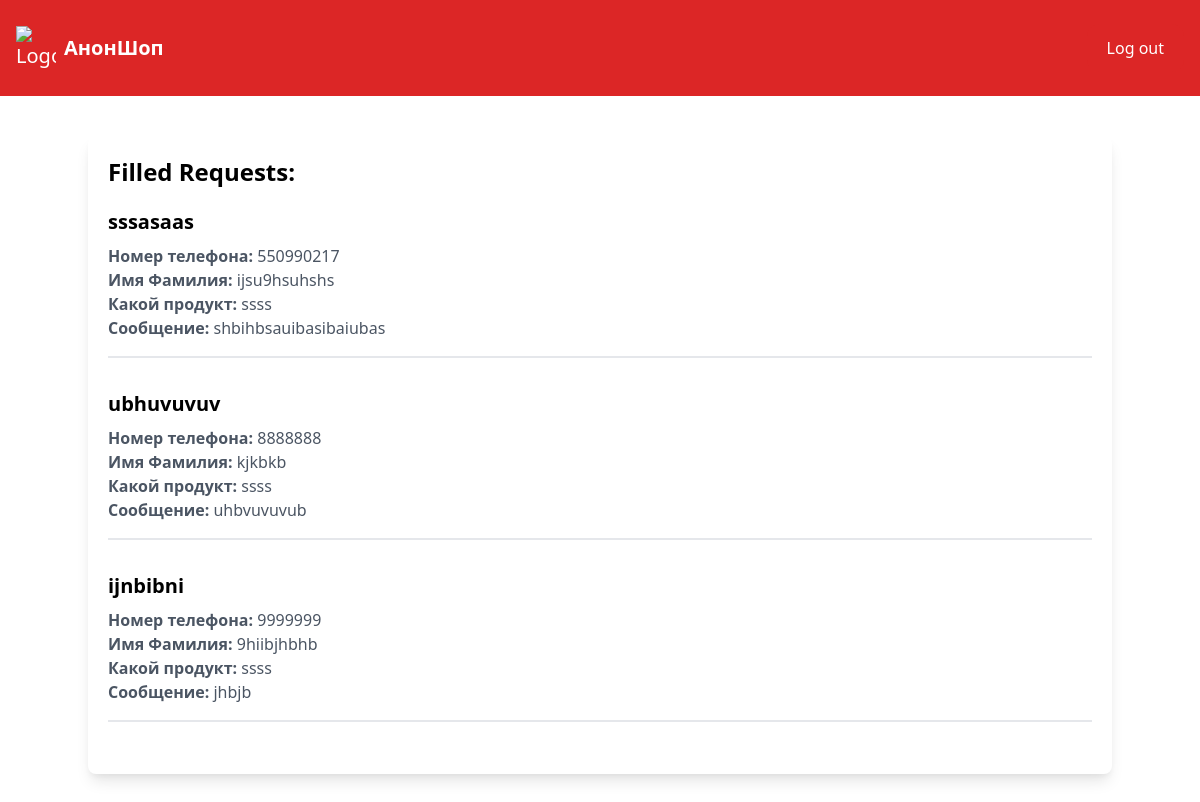
Screenshot of /requestpage/ (signed in) with the database file from the repository.
### core/models.py (models this page shows, shortened)
class Request(models.Model):
    title = models.CharField(blank=True, max_length=255)
    phone_number = models.IntegerField(blank=True)
    userinfo = models.TextField(blank=True)
    item = models.ForeignKey(Post, on_delete=models.CASCADE)
    message = models.TextField(blank=True)

class Post(models.Model):
    id = models.AutoField(primary_key=True)
    image = models.ImageField(upload_to='item_images/', blank=False, default='logo.png')
    name = models.CharField(max_length=255,blank=False)
    description = models.TextField(blank=False, null=False)

### core/views.py (the view)
# urls.py: path('requestpage/', views.requestpage, name='requestpage'),
@login_required
def requestpage(request):
    filled_requests = Request.objects.all()
    return render(request, 'core/requestpage.html', {'filled_requests': filled_requests})

### core/templates/core/requestpage.html (shortened to what this page needs)
{% extends 'core/base.html' %}
{% block content %}
<div class="container mx-auto my-10 p-5 bg-white rounded-lg shadow-lg">
    <h2 class="text-2xl font-semibold mb-5">Filled Requests:</h2>
    {% if filled_requests %}
        {% for request in filled_requests %}
            <div class="mb-8 border-b-2 pb-4">
                <h3 class="text-xl font-semibold mb-2">{{ request.title }}</h3>
                <p class="text-gray-600"><strong>Номер телефона:</strong> {{ request.phone_number }}</p>
                <p class="text-gray-600"><strong>Имя Фамилия:</strong> {{ request.userinfo }}</p>
                <p class="text-gray-600"><strong>Какой продукт:</strong> {{ request.item.name }}</p>
                <p class="text-gray-600"><strong>Сообщение:</strong> {{ request.message }}</p>
            </div>
        {% endfor %}
    {% else %}
        <p class="text-gray-600">No filled requests available.</p>
    {% endif %}
</div>
{% endblock %}

### core/templates/core/base.html (shortened to what this page needs)
<!DOCTYPE html>
<html>
<head>
    <link href="https://cdn.jsdelivr.net/npm/tailwindcss@2.2.19/dist/tailwind.min.css" rel="stylesheet">
</head>
<body class="bg-white">
    <nav class="flex items-center justify-between px-4 py-6 bg-red-600">
        <div class="flex items-center">
            <a href="/" class="flex items-center text-xl text-white">
                <img src='https://upload.wikimedia.org/wikipedia/en/0/07/Ala-Too_International_University_Seal.png' class="w-10 h-auto mr-2" alt="Logo">
                <span class="font-bold">АнонШоп</span>
            </a>
        </div>
        <div class="flex items-center space-x-4">
            {% if request.user.is_authenticated %}
                <a href="#" onclick="logout()" class="px-5 py-3 rounded-xl text-white bg-red-600 hover:bg-red-700">Log out</a>
            {% else %}
                <a href="/login/" class="text-white hover:text-gray-200">Log in</a>
                <a href="/signup/" class="px-5 py-3 rounded-xl text-white bg-red-600 hover:bg-red-700">Register</a>
            {% endif %}
        </div>
    </nav>
    {% block content %}
    {% endblock %}
</body>
</html>

### rows the page displays
Request: title "sssasaas", phone_number "550990217", userinfo "ijsu9hsuhshs", item.name "ssss", message "shbihbsauibasibaiubas"
Request: title "ubhuvuvuv", phone_number "8888888", userinfo "kjkbkb", item.name "ssss", message "uhbvuvuvub"
Request: title "ijnbibni", phone_number "9999999", userinfo "9hiibjhbhb", item.name "ssss", message "jhbjb"
